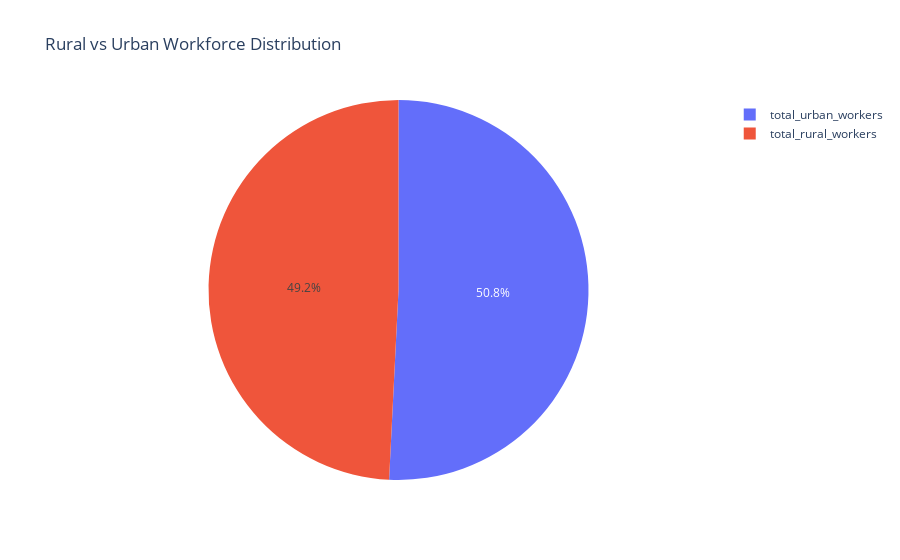

Here is the notebook cell this chart was saved with:
### Code cell
# Rural vs Urban Pie Chart
fig_area = px.pie(
    rural_urban_df,
    names="area_type",
    values="count",
    title="Rural vs Urban Workforce Distribution"
)

fig_area.show()

### Figure 1 — Plotly figure (JSON) as saved in the notebook; plotly's stock layout.template omitted (floating-point values rounded to 4 significant figures)
{"data": [{"domain": {"x": [0, 1], "y": [0, 1]}, "hovertemplate": "area_type=%{label}<br>count=%{value}<extra></extra>", "labels": ["total_rural_workers", "total_urban_workers"], "legendgroup": "", "name": "", "showlegend": true, "type": "pie", "values": [177393184, 183081544]}], "layout": {"legend": {"tracegroupgap": 0}, "title": {"text": "Rural vs Urban Workforce Distribution"}}}
